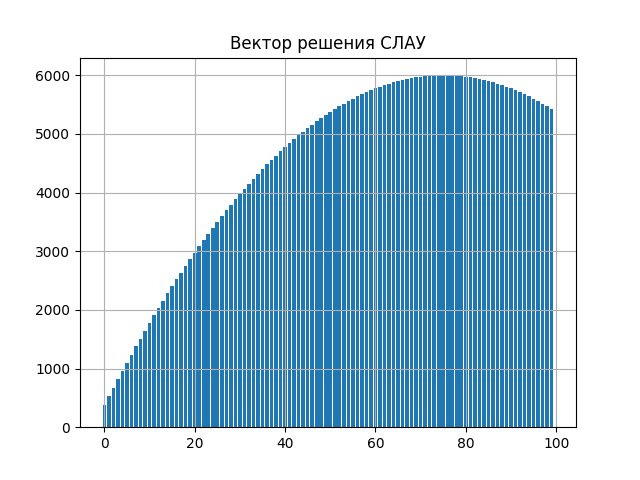

Python code for this plot:
import numpy as np
from scipy import linalg
import matplotlib.pyplot as plt

with open('data.txt', 'r') as file:
    N = int(file.readline().strip())

    A = np.zeros((N, N))
    for i in range(N):
        row = list(map(float, file.readline().strip().split()))
        A[i] = row

    b = np.array(list(map(float, file.readline().strip().split())))

    x = linalg.solve(A, b)

    print("Решение СЛАУ: x =", x)
    print("Проверка решения: Ax - b =", A @ x - b)

    plt.bar(np.arange(len(x)), x)
    plt.title('Вектор решения СЛАУ')
    plt.grid()
    plt.show()
